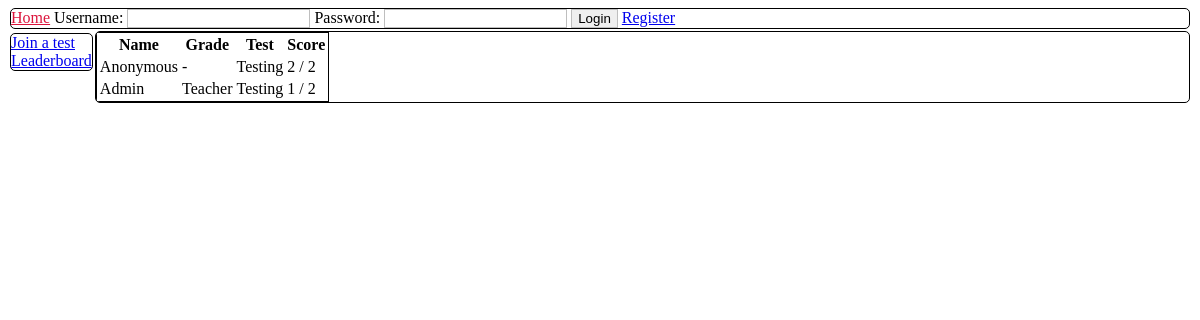
The app's page /leaderboard with its own data.
### orm.py (models this page shows)
class BaseModel(Model):
    class Meta:
        database = db

class Record(BaseModel):
    score = IntegerField()
    test = ForeignKeyField(Test, backref="done")
    user = ForeignKeyField(User, backref="records")

class User(BaseModel):
    username = TextField()
    username.unique = True
    name = TextField()
    grade = TextField()
    password = TextField()

class Test(BaseModel):
    name = TextField()

### app.py (the view)
@app.route("/leaderboard")
def page_leaderboard():
    model = Record.select()
    return render_template("p_leaderboard.html", model=model, len=len)

### app.py (called while the page is built)
@app.before_request
def before_request():
    db.connect()

@app.after_request
def after_request(response):
    db.close()
    return response

### templates/p_leaderboard.html
{% extends "t_base.html" %}
{% block content %}
    <table>
        <tr>
            <th> Name </th>
            <th> Grade</th>
            <th> Test </th>
            <th> Score </th>
        </tr>
        {% for i in model %}
        <tr>
            <td>{{ i.user.name }}</td>
            <td>{{ i.user.grade }}</td>
            <td>{{ i.test.name }}</td>
            <td>{{ i.score }} / {{ len(i.test.questions) }}</td>
        </tr>
        {% endfor %}
    </table>
{% endblock %}

### static/style.css (style rules this page uses)
table { border: solid black 1px; }

### records on screen
Record: user.name "Anonymous", user.grade "-", test.name "Testing", score "2", test "2"
Record: user.name "Admin", user.grade "Teacher", test.name "Testing", score "1", id "2"
